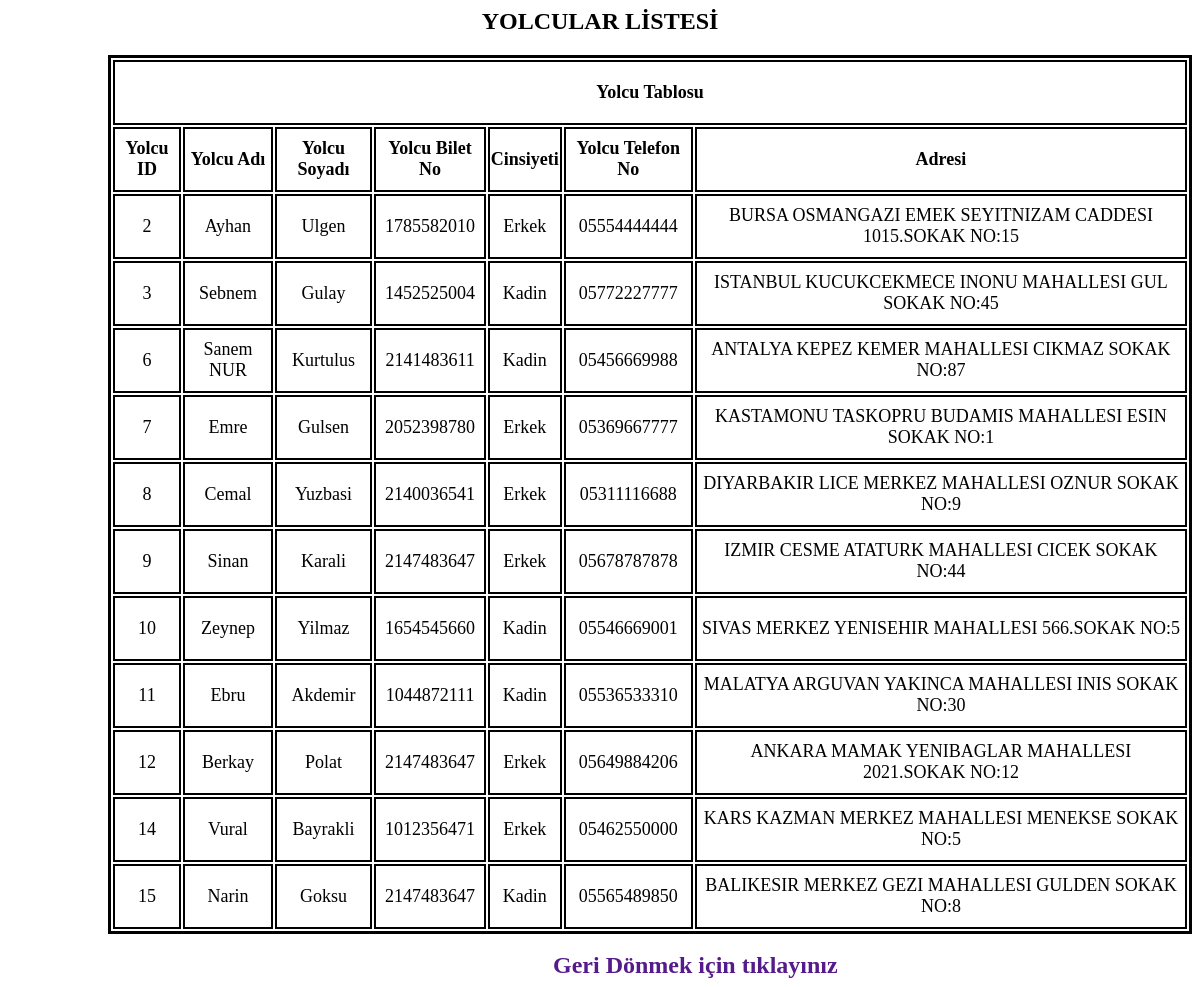
Page /listele.php on the committed database.
### tables this page shows
CREATE TABLE `passenger` (
  `pass_FName` varchar(255) NOT NULL,
  `pass_LName` varchar(255) NOT NULL,
  `pass_id` int(20) NOT NULL,
  `ticketId` int(11) NOT NULL,
  `gender` enum('Kadin','Erkek') NOT NULL,
  `pass_Phone` text NOT NULL,
  `address` text NOT NULL
);

### listele.php (the view, shortened to what this page needs)
<html>
<head>
</head>
<body>
<h2>YOLCULAR LİSTESİ</h2>
<?php
include("mysqlbaglan.php");
$sql = "SELECT * FROM passenger";
$cevap = mysqli_query($baglanti,$sql);
echo "<html>";
echo "<table>";
echo "<tr>";
echo "<th colspan=7>Yolcu Tablosu</th>";
echo "</tr>";
echo "<tr>";
echo "<th>Yolcu ID</th>";
echo "<th>Yolcu Adı</th>";
echo "<th>Yolcu Soyadı</th>";
echo "<th>Yolcu Bilet No</th>";
echo "<th>Cinsiyeti</th>";
echo "<th>Yolcu Telefon No</th>";
echo "<th>Adresi</th>";
echo "</tr>";
while($gelen=mysqli_fetch_array($cevap))
{
echo "<tr><td>".$gelen['pass_id']."</td>";
echo "<td>".$gelen['pass_FName']."</td>";
echo "<td>".$gelen['pass_LName']."</td>";
echo "<td>".$gelen['ticketId']."</td>";
echo "<td>".$gelen['gender']."</td>";
echo "<td>".$gelen['pass_Phone']."</td>";
echo "<td>".$gelen['address']."</td></tr>";
}
echo "</table>";
echo "<br/><b><a href='anasayfa.php'> Geri Dönmek için tıklayınız</a></b>";
echo "</html>";
?>
</body>
</html>

### listele.php (style rules this page uses)
body { background-image: url('https://www.kisiselbilgi.com/wp-content/uploads/2020/11/Gokyuzu1.jpg'); background-repeat: no-repeat; background-attachment: fixed; background-size: cover; }
table { font-size: large; border: 3px solid #000; margin-left:100px; }
th,td { border: 2px solid #000; height: 65px; text-align: center; }
h2 { text-align: center; }
a { margin-left: 545px; font-size: 150%; }
a:link { color: #551A8B; text-decoration: none; }

### rows in the picture
passenger: pass_id "2", pass_FName "Ayhan", pass_LName "Ulgen", ticketId "1785582010", gender "Erkek", pass_Phone "05554444444", address "BURSA OSMANGAZI EMEK SEYITNIZAM CADDESI 1015.SOKAK NO:15"
passenger: pass_id "3", pass_FName "Sebnem", pass_LName "Gulay", ticketId "1452525004", gender "Kadin", pass_Phone "05772227777", address "ISTANBUL KUCUKCEKMECE INONU MAHALLESI GUL SOKAK NO:45"
passenger: pass_id "6", pass_FName "Sanem NUR", pass_LName "Kurtulus", ticketId "2141483611", gender "Kadin", pass_Phone "05456669988", address "ANTALYA KEPEZ KEMER MAHALLESI CIKMAZ SOKAK NO:87"
passenger: pass_id "7", pass_FName "Emre", pass_LName "Gulsen", ticketId "2052398780", gender "Erkek", pass_Phone "05369667777", address "KASTAMONU TASKOPRU BUDAMIS MAHALLESI ESIN SOKAK NO:1"
passenger: pass_id "8", pass_FName "Cemal", pass_LName "Yuzbasi", ticketId "2140036541", gender "Erkek", pass_Phone "05311116688", address "DIYARBAKIR LICE MERKEZ MAHALLESI OZNUR SOKAK NO:9"
passenger: pass_id "9", pass_FName "Sinan", pass_LName "Karali", ticketId "2147483647", gender "Erkek", pass_Phone "05678787878", address "IZMIR CESME ATATURK MAHALLESI CICEK SOKAK NO:44"
passenger: pass_id "10", pass_FName "Zeynep", pass_LName "Yilmaz", ticketId "1654545660", gender "Kadin", pass_Phone "05546669001", address "SIVAS MERKEZ YENISEHIR MAHALLESI 566.SOKAK NO:5"
passenger: pass_id "11", pass_FName "Ebru", pass_LName "Akdemir", ticketId "1044872111", gender "Kadin", pass_Phone "05536533310", address "MALATYA ARGUVAN YAKINCA MAHALLESI INIS SOKAK NO:30"
passenger: pass_id "12", pass_FName "Berkay", pass_LName "Polat", ticketId "2147483647", gender "Erkek", pass_Phone "05649884206", address "ANKARA MAMAK YENIBAGLAR MAHALLESI 2021.SOKAK NO:12"
passenger: pass_id "14", pass_FName "Vural", pass_LName "Bayrakli", ticketId "1012356471", gender "Erkek", pass_Phone "05462550000", address "KARS KAZMAN MERKEZ MAHALLESI MENEKSE SOKAK NO:5"
passenger: pass_id "15", pass_FName "Narin", pass_LName "Goksu", ticketId "2147483647", gender "Kadin", pass_Phone "05565489850", address "BALIKESIR MERKEZ GEZI MAHALLESI GULDEN SOKAK NO:8"
